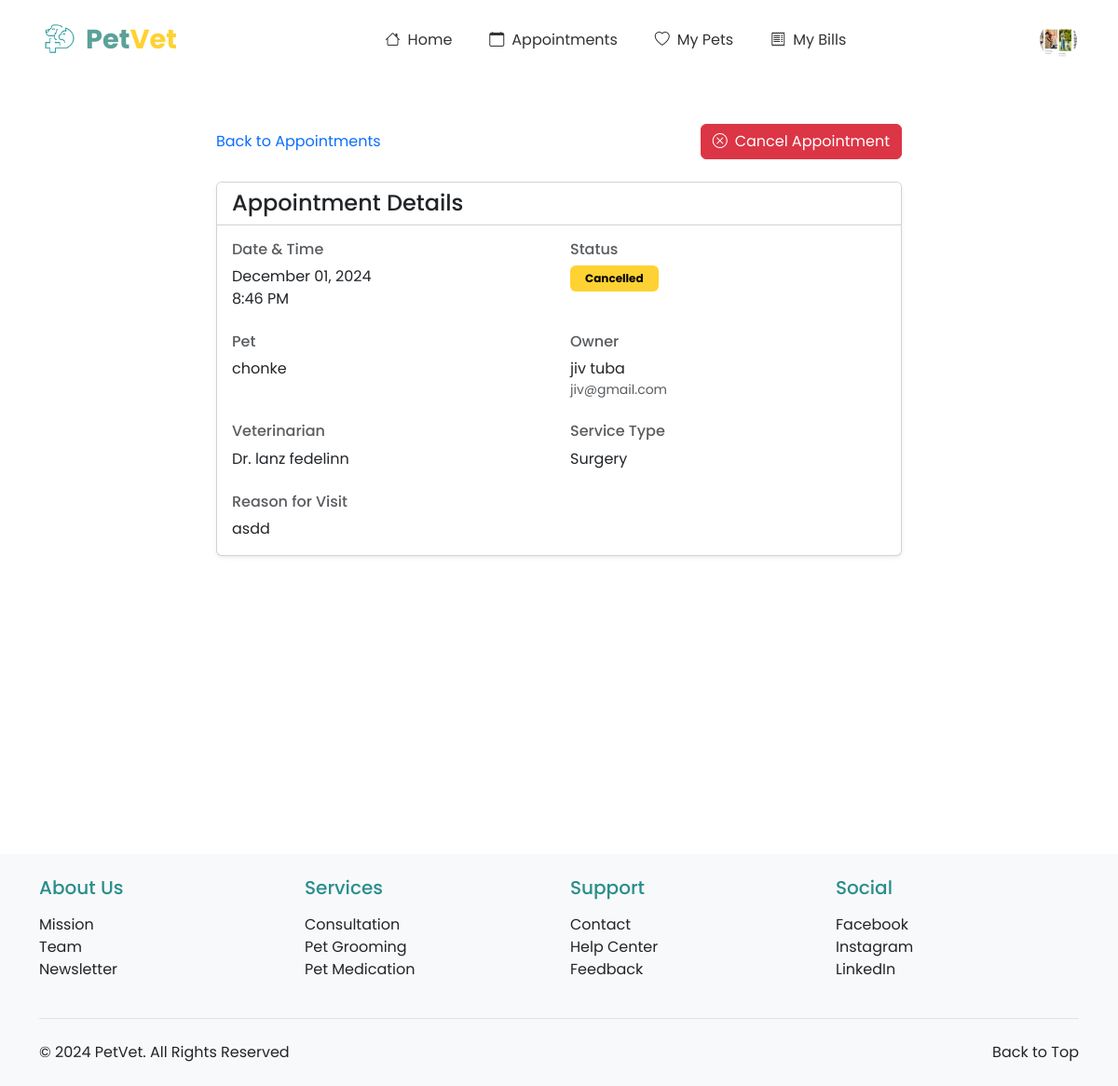
The app's page /appointments/5/ (signed in) with its own data.
### registration_login/models.py (models this page shows, shortened)
class Profile(models.Model):
    PAYMENT_CHOICES = [
        ('CASH', 'Cash'),
        ('CARD', 'Credit/Debit Card'),
        ('GCASH', 'GCash'),
        ('MAYA', 'Maya'),
    ]
    ROLE_CHOICES = [
        ('OWNER', 'Pet Owner'),
        ('VET', 'Veterinarian'),
    ]
    user = models.OneToOneField(User, on_delete=models.CASCADE, primary_key=True)
    profile_picture = models.ImageField(upload_to='profile_pics/', default='profile_pics/profile.png')
    first_name = models.CharField(max_length=50)
    last_name = models.CharField(max_length=50)
    address = models.CharField(max_length=200, blank=True, null=True)
    contact_number = models.CharField(max_length=15, blank=True, null=True)
    preferred_payment = models.CharField(max_length=10, choices=PAYMENT_CHOICES, default='CASH')
    card_number = models.CharField(max_length=16, blank=True, null=True)
    card_expiry = models.CharField(max_length=5, blank=True, null=True)
    ewallet_number = models.CharField(max_length=15, blank=True, null=True)
    role = models.CharField(max_length=10, choices=ROLE_CHOICES, default='OWNER')
    phone_number = models.CharField(max_length=20, null=True, blank=True)
    created_at = models.DateTimeField(auto_now_add=True)
    updated_at = models.DateTimeField(auto_now=True)

### appointments/models.py (models this page shows, shortened)
class Appointment(models.Model):
    STATUS_CHOICES = [
        ('PENDING', 'Pending Approval'),
        ('APPROVED', 'Approved'),
        ('COMPLETED', 'Completed'),
        ('CANCELLED', 'Cancelled'),
        ('REJECTED', 'Rejected'),
    ]
    SERVICE_CHOICES = [
        ('CHECKUP', 'General Check-up'),
        ('VACCINATION', 'Vaccination'),
        ('SURGERY', 'Surgery'),
        ('GROOMING', 'Grooming'),
        ('DENTAL', 'Dental Care'),
        ('EMERGENCY', 'Emergency Care'),
    ]
    pet = models.ForeignKey(Pet, on_delete=models.CASCADE, related_name='appointments')
    owner = models.ForeignKey(Profile, on_delete=models.CASCADE, null=True)  # Making owner nullable
    veterinarian = models.ForeignKey(VeterinarianProfile, on_delete=models.SET_NULL, null=True, related_name='appointments')
    service_type = models.CharField(max_length=20, choices=SERVICE_CHOICES, default='CHECKUP')
    date = models.DateField()
    time = models.TimeField()
    reason = models.TextField(blank=True, null=True)
    status = models.CharField(max_length=20, choices=STATUS_CHOICES, default='PENDING')
    notes = models.TextField(blank=True, null=True)
    created_at = models.DateTimeField(auto_now_add=True)
    updated_at = models.DateTimeField(auto_now=True)
    class Meta:
        ordering = ['date', 'time']

### pet_registration/models.py (models this page shows, shortened)
class Pet(models.Model):
    owner = models.ForeignKey(User, on_delete=models.CASCADE, related_name='pets')
    pet_id = models.CharField(max_length=20, unique=True)
    pet_name = models.CharField(max_length=50)
    breed = models.CharField(max_length=50)
    species = models.CharField(max_length=50)
    sex = models.CharField(max_length=10, choices=[('Male', 'Male'), ('Female', 'Female'), ('Unknown', 'Unknown')])
    weight = models.DecimalField(max_digits=5, decimal_places=2)
    birthday = models.DateField()
    pet_description = models.TextField(blank=True, null=True)
    image_url = models.ImageField(upload_to='pet_images/', blank=True, null=True)
    primary_veterinarian = models.ForeignKey('veterinarians.VeterinarianProfile',
        on_delete=models.SET_NULL,
        null=True,
        blank=True,
        related_name='primary_pets'
    )

### veterinarians/models.py (models this page shows, shortened)
class VeterinarianProfile(models.Model):
    profile = models.OneToOneField(Profile, on_delete=models.CASCADE)
    specialization = models.CharField(max_length=100, default="General Veterinary Medicine")
    license_number = models.CharField(max_length=50, unique=True, null=True, blank=True)
    years_of_experience = models.PositiveIntegerField(default=0)
    bio = models.TextField(blank=True)
    available_days = models.CharField(max_length=200, help_text="Comma-separated list of available days", default="Monday,Tuesday,Wednesday,Thursday,Friday")
    consultation_fee = models.DecimalField(max_digits=10, decimal_places=2, default=Decimal('50.00'))

### appointments/views.py (the view)
# urls.py: path('<int:pk>/', views.appointment_detail, name='appointment_detail'),
@login_required
def appointment_detail(request, pk):
    appointment = get_object_or_404(Appointment, pk=pk, owner=request.user.profile)
    return render(request, 'appointments/appointment_detail.html', {'appointment': appointment})

### appointments/templates/appointments/appointment_detail.html (shortened to what this page needs)
{% extends 'base.html' %}
{% load static %}
{% block content %}
<div class="container py-5">
    <div class="row justify-content-center">
        <div class="col-lg-8">
            <div class="d-flex justify-content-between align-items-center mb-4">
                <a href="{% url 'appointments:appointment_list' %}" class="text-decoration-none">
                     Back to Appointments
                </a>
                {% if appointment.status == 'PENDING' or appointment.status != 'APPROVED' %}
                <button type="button" class="btn btn-danger" data-bs-toggle="modal" data-bs-target="#cancelModal">
                    <i class="bi bi-x-circle me-2"></i>Cancel Appointment
                </button>
                {% endif %}
            </div>
            <div class="card shadow-sm">
                <div class="card-header bg-white">
                    <h4 class="mb-0">Appointment Details</h4>
                </div>
                <div class="card-body">
                    <div class="row g-4">
                        <div class="col-md-6">
                            <h6 class="text-muted mb-2">Date & Time</h6>
                            <p class="mb-0">
                                {{ appointment.date|date:"F d, Y" }}<br>
                                {{ appointment.time|time:"g:i A" }}
                            </p>
                        </div>
                        <div class="col-md-6">
                            <h6 class="text-muted mb-2">Status</h6>
                            <span class="badge {% if appointment.status == 'PENDING' %}bg-warning
                                           {% elif appointment.status == 'APPROVED' %}bg-primary
                                           {% elif appointment.status == 'COMPLETED' %}bg-success
                                           {% elif appointment.status == 'CANCELLED' %}bg-danger
                                           {% elif appointment.status == 'REJECTED' %}bg-secondary
                                           {% endif %} px-3 py-2">
                                {{ appointment.get_status_display }}
                            </span>
                        </div>
                        <div class="col-md-6">
                            <h6 class="text-muted mb-2">Pet</h6>
                            <p class="mb-0">{{ appointment.pet.pet_name }}</p>
                        </div>
                        <div class="col-md-6">
                            <h6 class="text-muted mb-2">Owner</h6>
                            <p class="mb-0">
                                {{ appointment.pet.owner.first_name }} {{ appointment.pet.owner.last_name }}
                            </p>
                            <small class="text-muted d-block">
                                {{ appointment.pet.owner.email }}
                            </small>
                        </div>
                        <div class="col-md-6">
                            <h6 class="text-muted mb-2">Veterinarian</h6>
                            {% if appointment.veterinarian %}
                            <p class="mb-0">
                                Dr. {{ appointment.veterinarian.profile.first_name }} {{ appointment.veterinarian.profile.last_name }}
                            </p>
                            {% else %}
                            <p class="mb-0 text-muted">No veterinarian assigned</p>
                            {% endif %}
                        </div>
                        <div class="col-md-6">
                            <h6 class="text-muted mb-2">Service Type</h6>
                            <p class="mb-0">{{ appointment.get_service_type_display }}</p>
                        </div>
                        {% if appointment.reason %}
                        <div class="col-12">
                            <h6 class="text-muted mb-2">Reason for Visit</h6>
                            <p class="mb-0">{{ appointment.reason }}</p>
                        </div>
                        {% endif %}
                    </div>
                </div>
            </div>
        </div>
    </div>
</div>
{% endblock %}

### appointments/templates/base.html (shortened to what this page needs)
<!DOCTYPE html>
<html lang="en">
<head>
    {% load static %}
    <link href="https://cdn.jsdelivr.net/npm/bootstrap@5.3.0/dist/css/bootstrap.min.css" rel="stylesheet">
    <link rel="stylesheet" href="https://cdn.jsdelivr.net/npm/bootstrap-icons@1.11.2/font/bootstrap-icons.css">
</head>
<body>
    <nav class="navbar navbar-expand-lg navbar-light bg-white">
        <div class="container-fluid">
            <a class="navbar-brand d-flex align-items-center" href="{% url 'homepage:index' %}">
                <img src="{% static 'images/toplogo.png' %}" alt="PetVet Logo" class="me-2">
                <span class="logo-text">
                    <span class="logo-text-pet">Pet</span><span class="logo-text-vet">Vet</span>
                </span>
            </a>
            <div class="collapse navbar-collapse justify-content-center" id="navbarNav">
                <ul class="navbar-nav">
                    {% if user.is_authenticated %}
                        {% if user.profile.role == 'VET' %}
                            <li class="nav-item">
                                <a class="nav-link {% block nav_dashboard %}{% endblock %}" href="{% url 'veterinarians:dashboard' %}">
                                    <i class="bi bi-speedometer2 nav-icon"></i>Dashboard
                                </a>
                            </li>
                            <li class="nav-item">
                                <a class="nav-link {% block nav_appointments %}{% endblock %}" href="{% url 'veterinarians:appointment_list' %}">
                                    <i class="bi bi-calendar-check nav-icon"></i>Appointments
                                </a>
                            </li>
                            <li class="nav-item">
                                <a class="nav-link {% block nav_medical_records %}{% endblock %}" href="{% url 'veterinarians:medical_records_list' %}">
                                    <i class="bi bi-file-medical nav-icon"></i>Medical Records
                                </a>
                            </li>
                            <li class="nav-item">
                                <a class="nav-link {% block nav_billing %}{% endblock %}" href="{% url 'veterinarians:billing_management' %}">
                                    <i class="bi bi-cash nav-icon"></i>Billing
                                </a>
                            </li>
                        {% else %}
                            <li class="nav-item">
                                <a class="nav-link {% if request.path == '/' %}active{% endif %}" href="{% url 'homepage:index' %}">
                                    <i class="bi bi-house nav-icon"></i>Home
                                </a>
                            </li>
                            <li class="nav-item">
                                <a class="nav-link {% block nav_appointments_owner %}{% endblock %}" href="{% url 'appointments:appointment_list' %}">
                                    <i class="bi bi-calendar nav-icon"></i>Appointments
                                </a>
                            </li>
                            <li class="nav-item">
                                <a class="nav-link {% block nav_pets %}{% endblock %}" href="{% url 'pet_registration:pet_list_by_owner' %}">
                                    <i class="bi bi-heart nav-icon"></i>My Pets
                                </a>
                            </li>
                            <li class="nav-item">
                                <a class="nav-link {% block nav_billings %}{% endblock %}" href="{% url 'billings:billing_list' %}">
                                    <i class="bi bi-receipt nav-icon"></i>My Bills
                                </a>
                            </li>
                        {% endif %}
                    {% endif %}
                </ul>
            </div>
            <div class="d-flex align-items-center">
                {% if user.is_authenticated %}
                    <div class="dropdown">
                        <img src="{{ user.profile.profile_picture.url }}" alt="Profile" class="profile-image" role="button" data-bs-toggle="dropdown" aria-expanded="false">
                    </div>
                {% else %}
                    <a href="{% url 'registration_login:my_login' %}" class="btn btn-auth-primary me-2">Login</a>
                    <a href="{% url 'registration_login:register' %}" class="btn btn-auth-outline">Register</a>
                {% endif %}
            </div>
        </div>
    </nav>
    <main>
        {% block content %}{% endblock %}
    </main>
    <footer class="bg-light py-4">
        <div class="container">
            <div class="row g-4">
                <div class="col-lg-3 col-md-6">
                    <h5 class="mb-3" style="color: #2A8D8D;">About Us</h5>
                    <ul class="list-unstyled">
                        <li><a href="{% url 'homepage:about_us' %}#mission" class="text-decoration-none text-dark">Mission</a></li>
                        <li><a href="{% url 'homepage:about_us' %}#team" class="text-decoration-none text-dark">Team</a></li>
                        <li><a href="{% url 'homepage:about_us' %}#newsletter" class="text-decoration-none text-dark">Newsletter</a></li>
                    </ul>
                </div>
                <div class="col-lg-3 col-md-6">
                    <h5 class="mb-3" style="color: #2A8D8D;">Services</h5>
                    <ul class="list-unstyled">
                        <li><a href="{% url 'homepage:index' %}#services" class="text-decoration-none text-dark">Consultation</a></li>
                        <li><a href="{% url 'homepage:index' %}#services" class="text-decoration-none text-dark">Pet Grooming</a></li>
                        <li><a href="{% url 'homepage:index' %}#services" class="text-decoration-none text-dark">Pet Medication</a></li>
                    </ul>
                </div>
                <div class="col-lg-3 col-md-6">
                    <h5 class="mb-3" style="color: #2A8D8D;">Support</h5>
                    <ul class="list-unstyled">
                        <li><a href="{% url 'homepage:about_us' %}#contact" class="text-decoration-none text-dark">Contact</a></li>
                        <li><a href="{% url 'homepage:about_us' %}#help" class="text-decoration-none text-dark">Help Center</a></li>
                        <li><a href="{% url 'homepage:about_us' %}#feedback" class="text-decoration-none text-dark">Feedback</a></li>
                    </ul>
                </div>
                <div class="col-lg-3 col-md-6">
                    <h5 class="mb-3" style="color: #2A8D8D;">Social</h5>
                    <ul class="list-unstyled">
                        <li><a href="https://facebook.com" target="_blank" class="text-decoration-none text-dark">Facebook</a></li>
                        <li><a href="https://instagram.com" target="_blank" class="text-decoration-none text-dark">Instagram</a></li>
                        <li><a href="https://linkedin.com" target="_blank" class="text-decoration-none text-dark">LinkedIn</a></li>
                    </ul>
                </div>
            </div>
            <div class="border-top mt-4 pt-4">
                <div class="container px-0">
                    <div class="row">
                        <div class="col-md">
                            <p class="mb-0 text-dark">&copy; 2024 PetVet. All Rights Reserved</p>
                        </div>
                        <div class="col-md text-md-end">
                            <a href="#" class="text-decoration-none text-dark" id="back-to-top">Back to Top</a>
                        </div>
                    </div>
                </div>
            </div>
        </div>
    </footer>
</body>
</html>

### records on screen
Appointment: date "December 01, 2024", time "8:46 PM", status "Cancelled", pet.pet_name "chonke", pet.owner.first_name "jiv", pet.owner.last_name "tuba", pet.owner.email "jiv@gmail.com", veterinarian.profile.first_name "lanz", veterinarian.profile.last_name "fedelinn", service_type "Surgery", reason "asdd"
